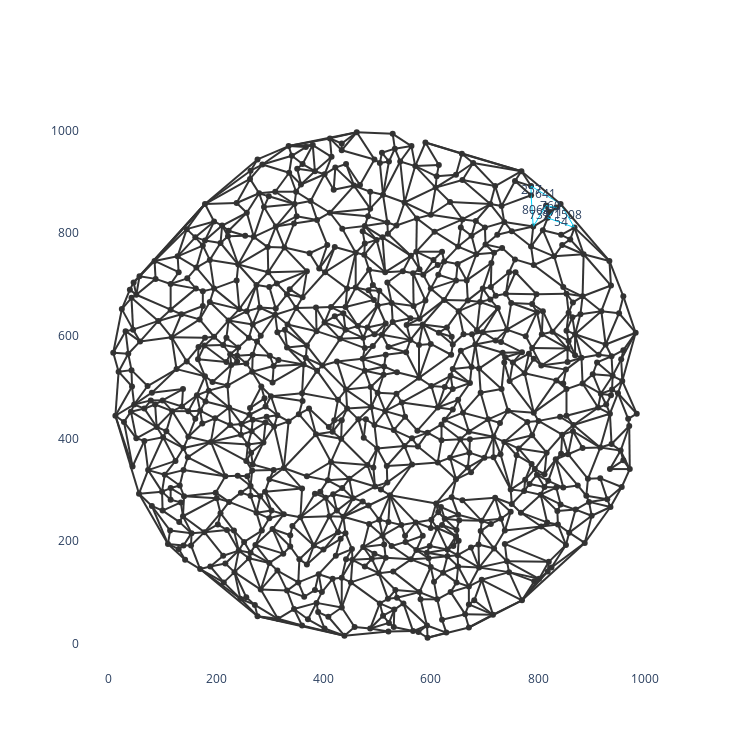

Notebook source saved alongside this figure:
### Code cell
fig = go.Figure()

# 幅を固定
fig.update_layout(
    width=750,
    height=750,
)

# 背景を白に変更
fig.update_layout(plot_bgcolor='white')

grid_x = []
grid_y = []

draw_node_list = set()

for node in range(1, N+1):
    x, y = pos_list[node]
    
    grid_x.append(x)
    grid_y.append(y)

label = list(map(str, draw_node_list))

fig.add_trace(
    go.Scatter(x=grid_x, y=grid_y, mode='markers+text', text=label, marker={'size': 6, 'color': '#333333'}, name='', textposition='top left')
)

drawed = set()

bet_min = min(edge_between.values())
bet_max = max(edge_between.values())

for u, v in edge_between.keys():
    if (u, v) in drawed:
        continue    
    
    from_x, from_y = pos_list[u]
    to_x, to_y = pos_list[v]

    rank = (edge_between[(u, v)] - bet_min) / (bet_max - bet_min)
    rank = int(10 * rank) + 1

    e = nodes_to_edge[(u, v)]
    label=''
    
    if e in face_edge_list:
        line_def = {'width': rank, 'color': '#00d5ff'}
        label = str(e)
    else:
        line_def ={'width': 2, 'color': '#333333'}
            
    fig.add_trace(
        go.Scatter(x=[from_x, to_x], y=[from_y, to_y], mode='lines', line=line_def, name='')
    )
    
    if e in face_edge_list:
        fig.add_trace(
            go.Scatter(x=[(from_x + to_x)//2], y=[(from_y + to_y)//2], mode='text', text=label, name='', textposition='middle center')
        )

    drawed.add((u, v))
    drawed.add((v, u))
        
fig.update_layout(showlegend=False)        

fig.show()
